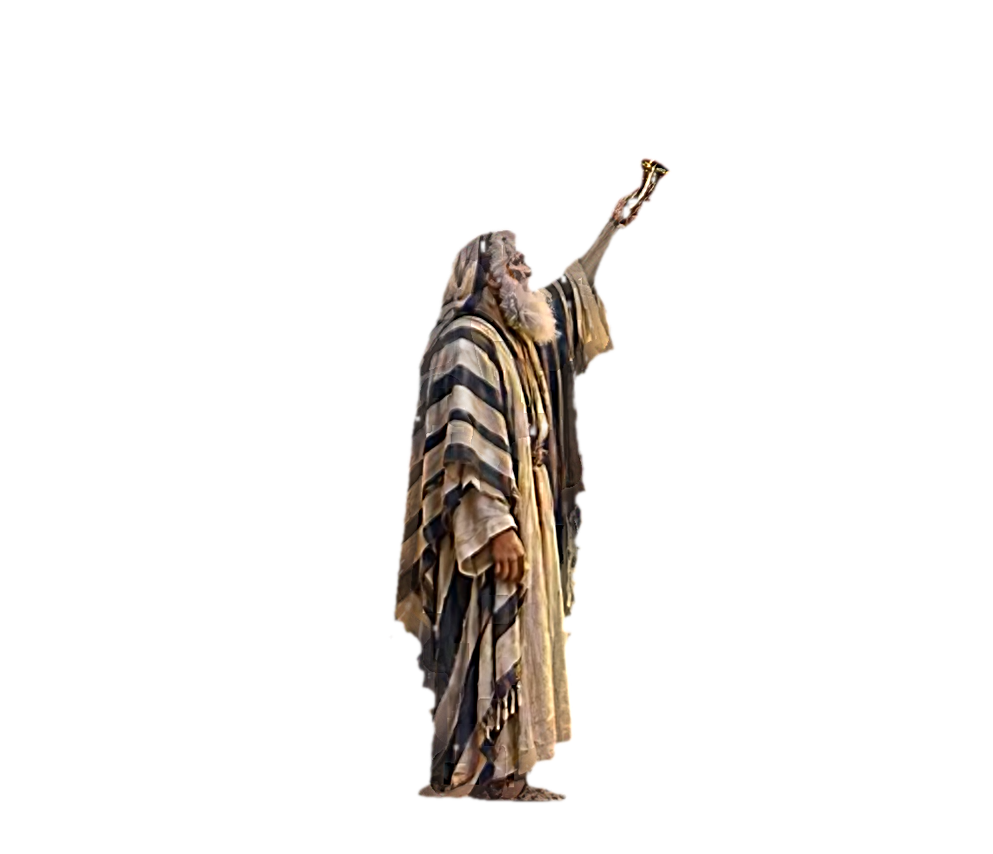
#> input picture art/samuel/anim/anoint_02.png, 993 x 854 px; its folder holds only this picture in this run
$ python anoint_fix.py
#> lines starting #> are read from the running program, lines starting #| are printed output that depends on the picture
"""Samuel's anointing frames: the oil is poured onto David's head, so the stream is ended at head height
(the clip let it run to the ground, where the screen colour also stained it)."""
import glob
from PIL import Image, ImageFilter
import numpy as np
TALL, FIG = 1.45, 552.0        # canvas factor and figure height in pixels, as cut by anim.py
for f in sorted(glob.glob('art/samuel/anim/anoint_*.png')):
    im = np.asarray(Image.open(f)).astype(np.float32) / 255
    h, w = im.shape[:2]
#> h = 854; w = 993
    ground = h * TALL / (TALL + 0.1)
#> ground = 798.9
    y0 = int(ground - 0.50 * FIG); x0 = int(w / 2 + 0.2 * FIG)
#> after `y0 = int(ground - 0.5 * FIG)`: y0 = 522
#> after `x0 = int(w / 2 + 0.2 * FIG)`: x0 = 606
    gone = np.zeros((h, w), np.float32); gone[y0:, x0:] = 1
    soft = np.asarray(Image.fromarray((gone * 255).astype(np.uint8)).filter(ImageFilter.GaussianBlur(10))).astype(np.float32) / 255
    im[..., 3] *= 1.0 - np.clip(soft * 1.6, 0, 1)
    # what is left of the stream is golden oil, never pink
    r, g, b = im[..., 0], im[..., 1], im[..., 2]
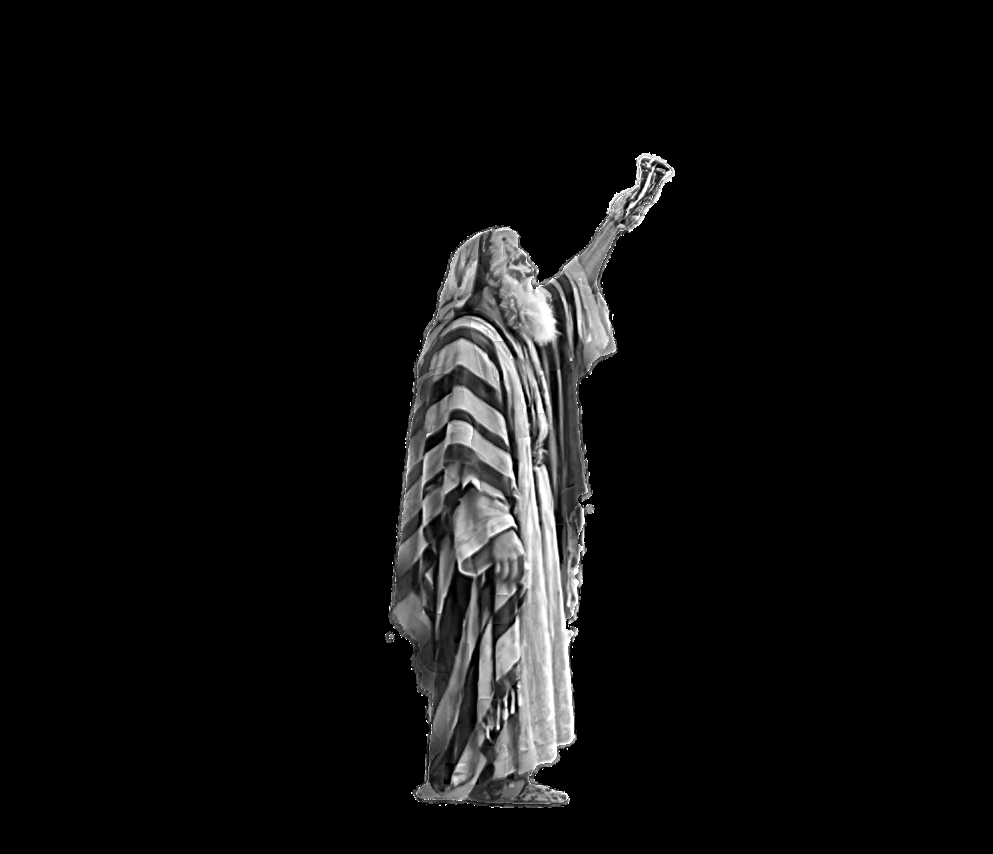
#> r: shape (854, 993) float32; min 0, max 1, mean 0.0537
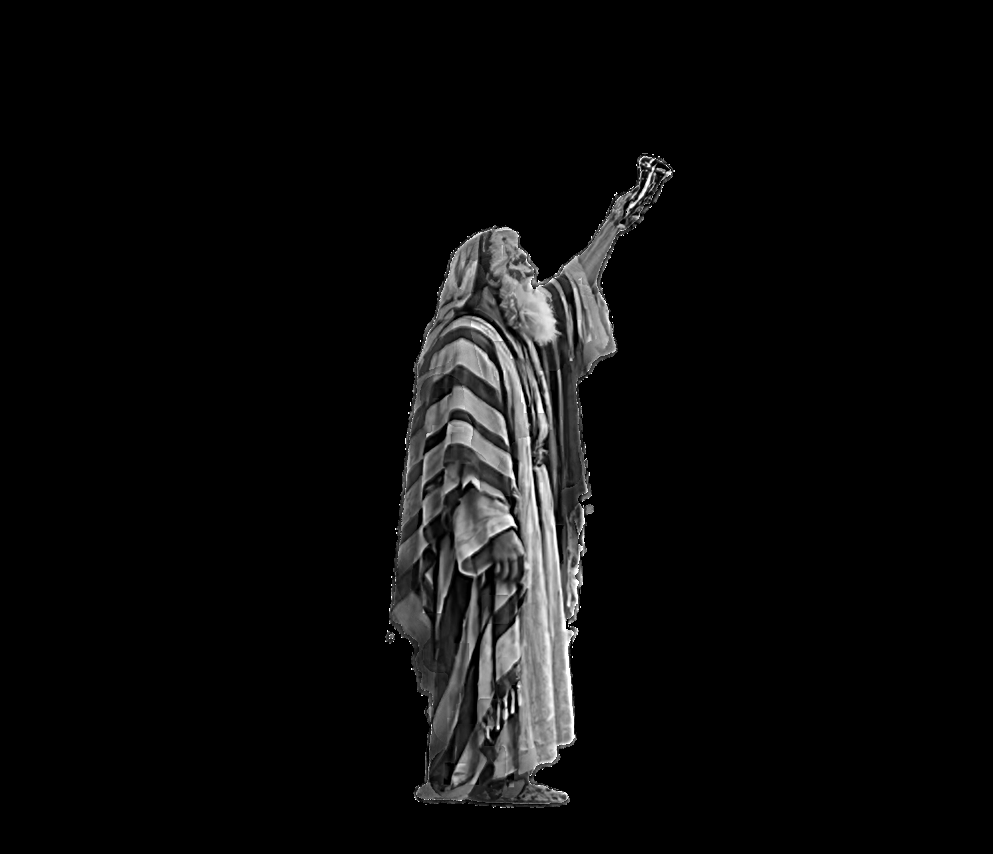
#> g: shape (854, 993) float32; min 0, max 1, mean 0.0436
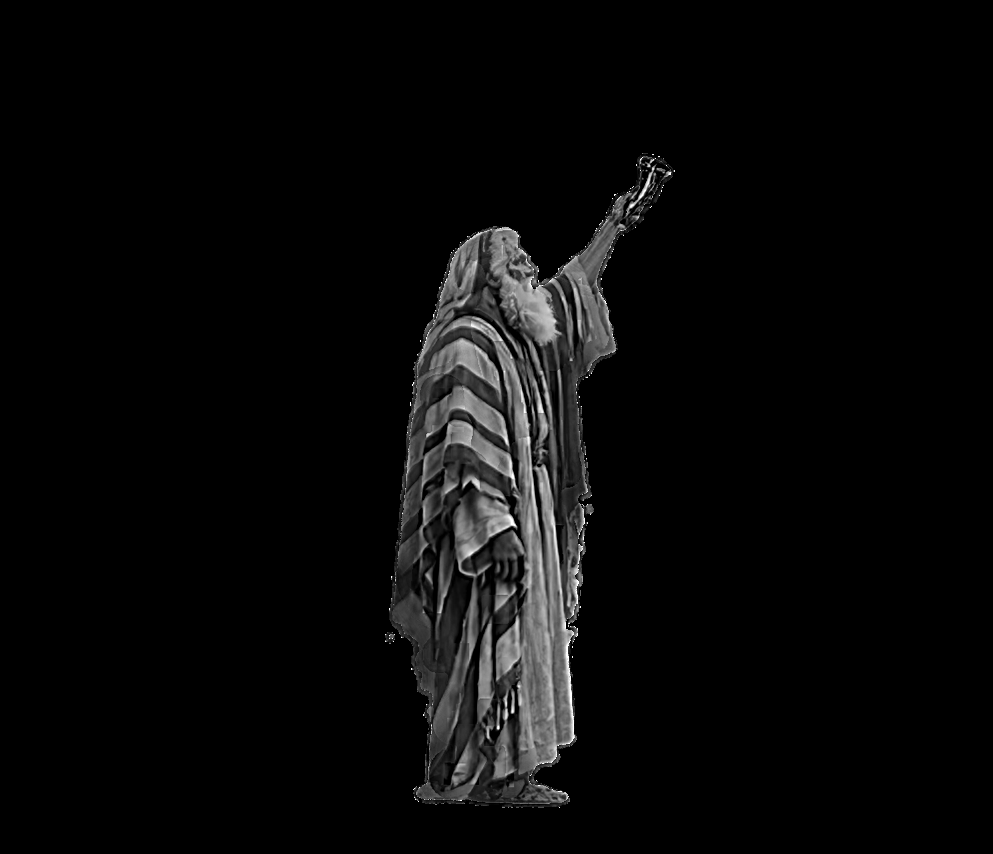
#> b: shape (854, 993) float32; min 0, max 1, mean 0.0358
    front = np.zeros((h, w), bool); front[:, x0:] = True
    pink = front & (b > g * 1.05)
#> pink: shape (854, 993) bool; every value is 0
    im[..., 2] = np.where(pink, g * 0.45, b)
    Image.fromarray((np.clip(im, 0, 1) * 255).astype(np.uint8), 'RGBA').save(f)
print('anoint frames fixed')
